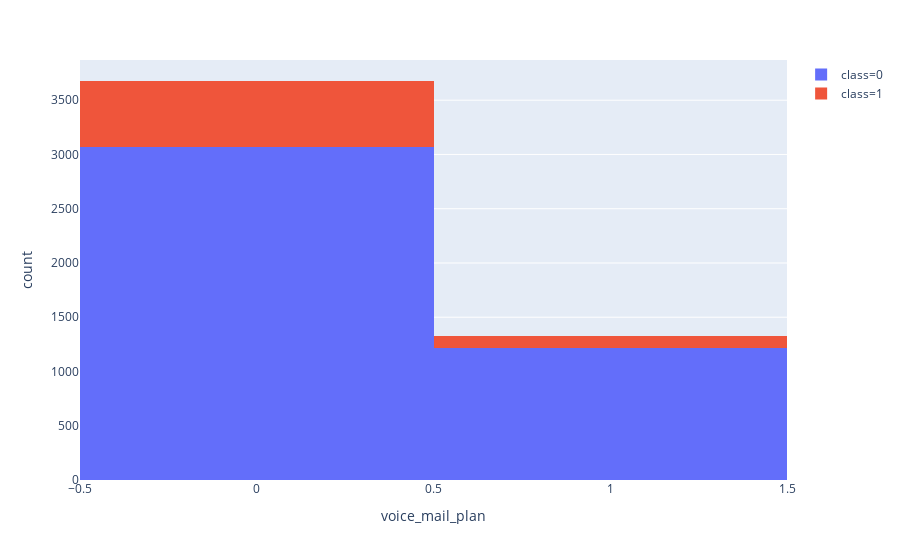

Source (notebook cell):
### Code cell
fig = px.histogram(telecom_df, x = "voice_mail_plan",
                  color = "class",
                  )
fig.show()

### Figure 1 — Plotly figure (JSON) as saved in the notebook; plotly's stock layout.template omitted (floating-point values rounded to 4 significant figures; data arrays with more than 128 entries replaced by an {"elided": "..."} marker saying what was removed)
{"data": [{"hovertemplate": "class=0<br>voice_mail_plan=%{x}<br>count=%{y}", "showlegend": true, "legendgroup": "class=0", "name": "class=0", "yaxis": "y", "marker": {"color": "#636efa"}, "hoverlabel": {"namelength": 0}, "offsetgroup": "class=0", "xaxis": "x", "bingroup": "x", "x": {"elided": "4293 int values"}, "alignmentgroup": "True", "type": "histogram", "orientation": "v"}, {"hovertemplate": "class=1<br>voice_mail_plan=%{x}<br>count=%{y}", "showlegend": true, "legendgroup": "class=1", "name": "class=1", "yaxis": "y", "marker": {"color": "#EF553B"}, "hoverlabel": {"namelength": 0}, "offsetgroup": "class=1", "xaxis": "x", "bingroup": "x", "x": {"elided": "707 int values"}, "alignmentgroup": "True", "type": "histogram", "orientation": "v"}], "layout": {"xaxis": {"domain": [0, 1], "anchor": "y", "title": {"text": "voice_mail_plan"}}, "yaxis": {"domain": [0, 1], "anchor": "x", "title": {"text": "count"}}, "barmode": "relative", "margin": {"t": 60}, "legend": {"tracegroupgap": 0}}}
